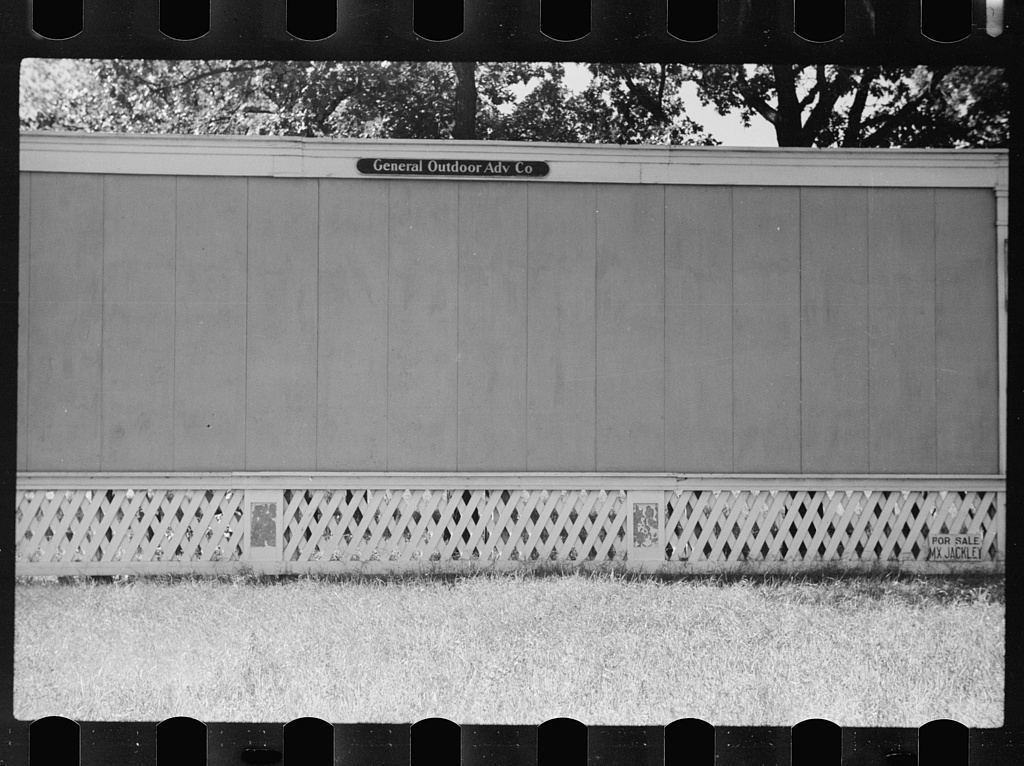
#> input picture Images/fsa1997004891.PP_large.jpg, 1024 x 766 px
$ python removeborders.py Images/fsa1997004891.PP_large.jpg 3 3   (older library calls are emulated)
#> lines starting #> are read from the running program, lines starting #| are printed output that depends on the picture; after the words box and inside, x2 and y2 are one past the last pixel; in counts of white or black regions, pixels touching at a corner belong together; long printed decimals are rounded
import sys
import cv2 as cv
import numpy as np


def cv_size(img):
    return tuple(img.shape[1::-1])

def contourImage(img):
    return cv.findContours(img, cv.RETR_LIST, cv.CHAIN_APPROX_SIMPLE)

# [4 lines left out: function thresh, not called in this run]

def findBiggestArc(contours, img):
    maxArea = 0
    maxIndex = -1
    maxLen = 0
    currentIndex = 0
    for contour in contours:
        if (cv.isContourConvex(contour)):
            epsilon = 0.1 * cv.arcLength(contour, True)
            approx = cv.approxPolyDP(contour, epsilon, True)
            if (len(approx) == 4):
                (x, y, w, h) = cv.boundingRect(approx)

                rectArea = cv.contourArea(contour)
                maxArea = rectArea if (rectArea > maxArea) else maxArea
                maxIndex = currentIndex if (rectArea > maxArea) else maxIndex
        else:
            length = cv.arcLength(contour, False)
            if (length > maxLen):
                maxLen = length
                maxIndex = currentIndex
            #maxIndex = currentIndex if (length > maxLen) else maxIndex
        currentIndex += 1

    return (maxIndex, maxLen)
imagepath = sys.argv[1]

# time to remove the border
img = cv.imread(imagepath)
#> img is the input picture: shape (766, 1024, 3); min 0, max 255, mean 124.8
level1 = int(sys.argv[2])
level2 = int(sys.argv[3])
img = cv.GaussianBlur(img, (level1,level1), level2, level2)
cv.imshow("blur", img)

cvted = cv.cvtColor(img, cv.COLOR_BGR2HSV)
#> cvted: shape (766, 1024, 3); mean H, S, V 0, 0, 124.8
seperated = cv.split(cvted)
hue = seperated[0]
#> hue: shape (766, 1024); every value is 0
edges = cv.Canny(seperated[2], 0, 25)
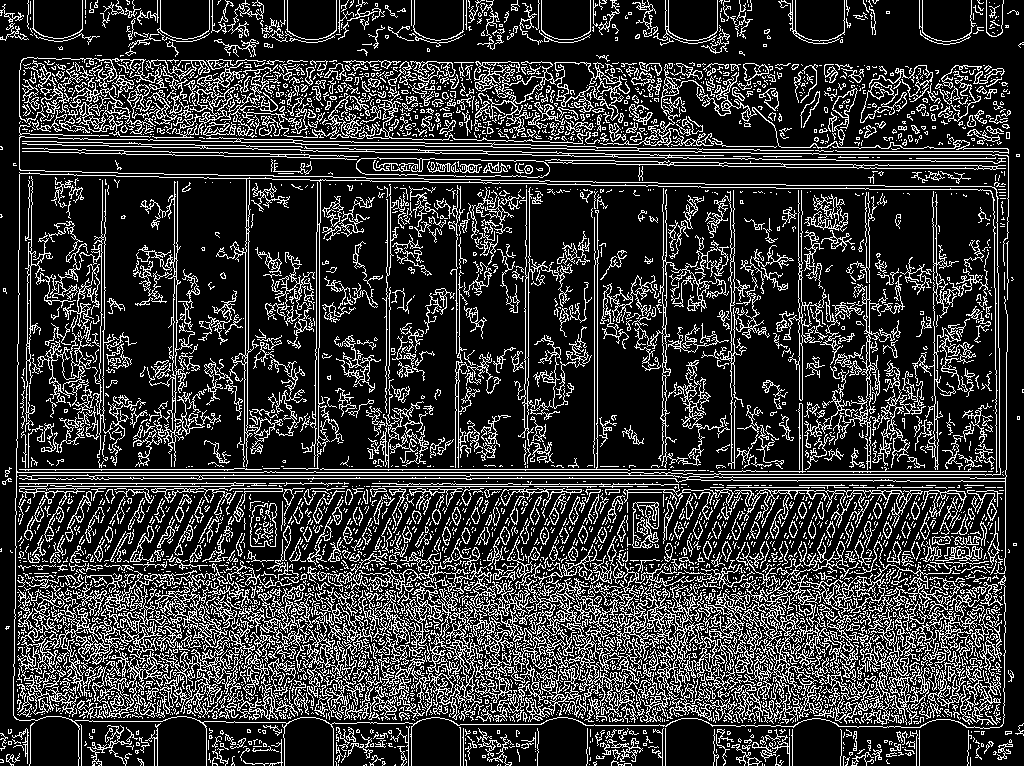
#> edges: shape (766, 1024); 21.1% white in thin lines or dots
cv.imshow("edges",edges)


_, contours, hierarchy = cv.findContours(edges,cv.RETR_TREE,cv.CHAIN_APPROX_SIMPLE)
#> contours = 7174 contours, 6062 with area under 20; largest, box (x1, y1, x2, y2) and area: (512, 557, 737, 723) 9842, (13, 121, 1009, 766) 5532, (841, 540, 982, 725) 3930, (397, 586, 483, 721) 3549, (49, 570, 230, 702) 3534
areas = [cv.contourArea(c) for c in contours]
#> areas = 7174 values, max 9841.5 at index 2745, min 0 at index 0, mean 23.29
max_index = np.argmax(areas)
#> max_index = 2745
cnt=contours[max_index]
#> cnt = contour of 3919 points, box (x1, y1, x2, y2) (512, 557, 737, 723), area 9842

print("largest area: " + str(areas[max_index]))
#| largest area: 9841.5

index, len = findBiggestArc(contours, img)
#> the loop in findBiggestArc, `for contour in contours:` made 7174 passes
#> (contour, length, maxLen, maxIndex) on passes 1, 4: ([[764, 764], [764, 765]], 1, 1, 0), ([[498, 764], [497, 765]], 1.41, 1.41, 3)
#> after the loop in findBiggestArc, `for contour in contours:`: currentIndex = 7174; maxIndex = 5738; maxLen = 19461.6
#> index = 5738; len = 19461.6
print("largest len: " + str(len))
#| largest len: 19461.641
#contourMask = cv.zeros(cv_size(img), cv.8UC1)
cv.drawContours(img, contours, index, (0,255,0), 3)
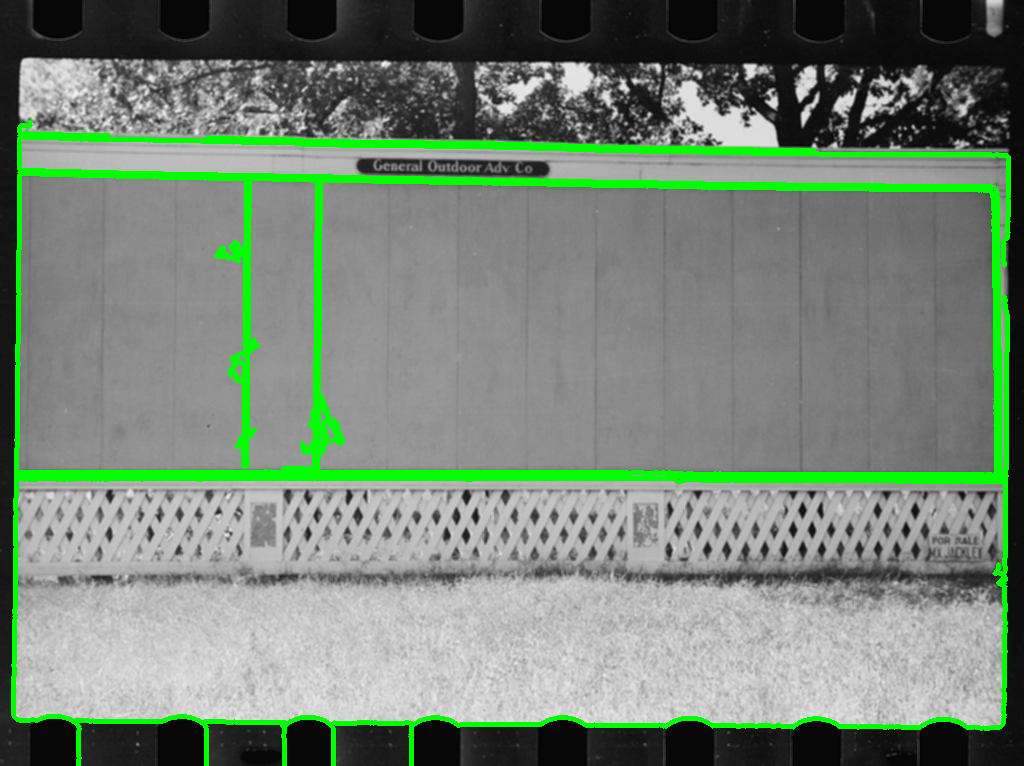
#> img: shape (766, 1024, 3); mean B, G, R 117.4, 132.6, 117.4
cv.imshow("done", img)
cv.waitKey(0)

'''
mask = np.zeros_like(img) # Create mask where white is what we want, black otherwise
cv.drawContours(mask, contours, max_index, 255, -1) # Draw filled contour in mask
out = np.zeros_like(img) # Extract out the object and place into output image
out[mask == 255] = img[mask == 255]

# Show the output image
cv.imshow('Output', out)
cv.imshow('Original', img)
cv.waitKey(0)
cv.destroyAllWindows()
'''

$ run again, on Images/fsa1997004913.PP_large.jpg
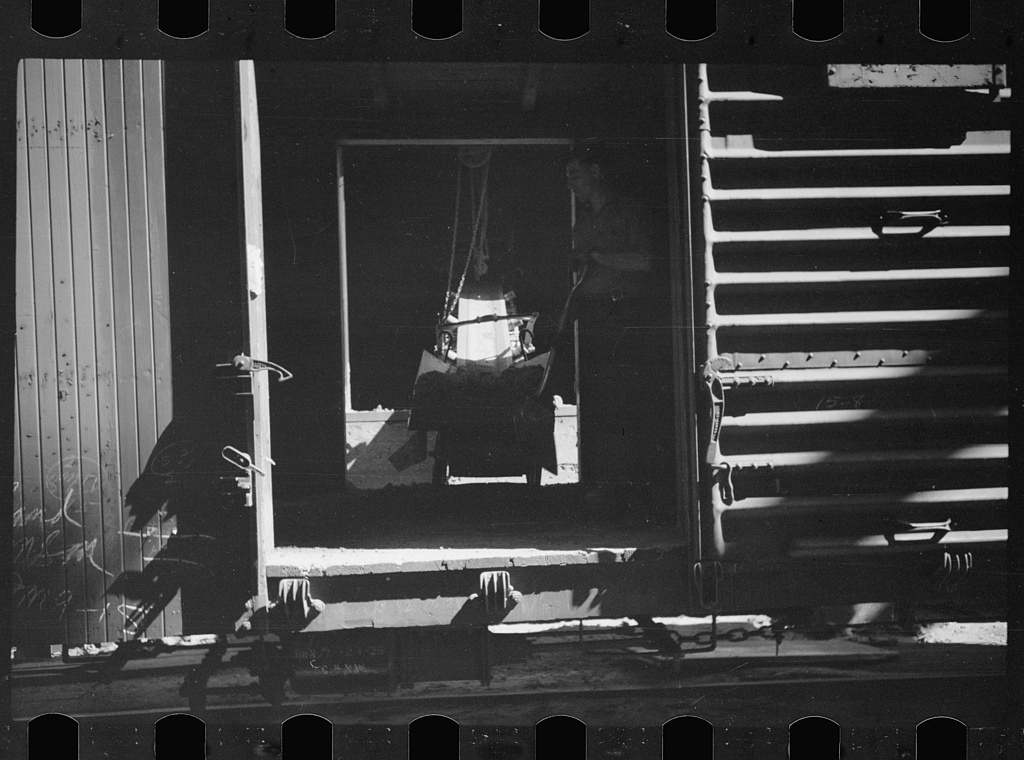
#> input picture Images/fsa1997004913.PP_large.jpg, 1024 x 760 px
#> img is the input picture: shape (760, 1024, 3); min 0, max 255, mean 62.7
#> cvted: shape (760, 1024, 3); mean H, S, V 0, 0, 62.7
#> hue: shape (760, 1024); every value is 0
#> `edges = cv.Canny(seperated[2], 0, 25)`:
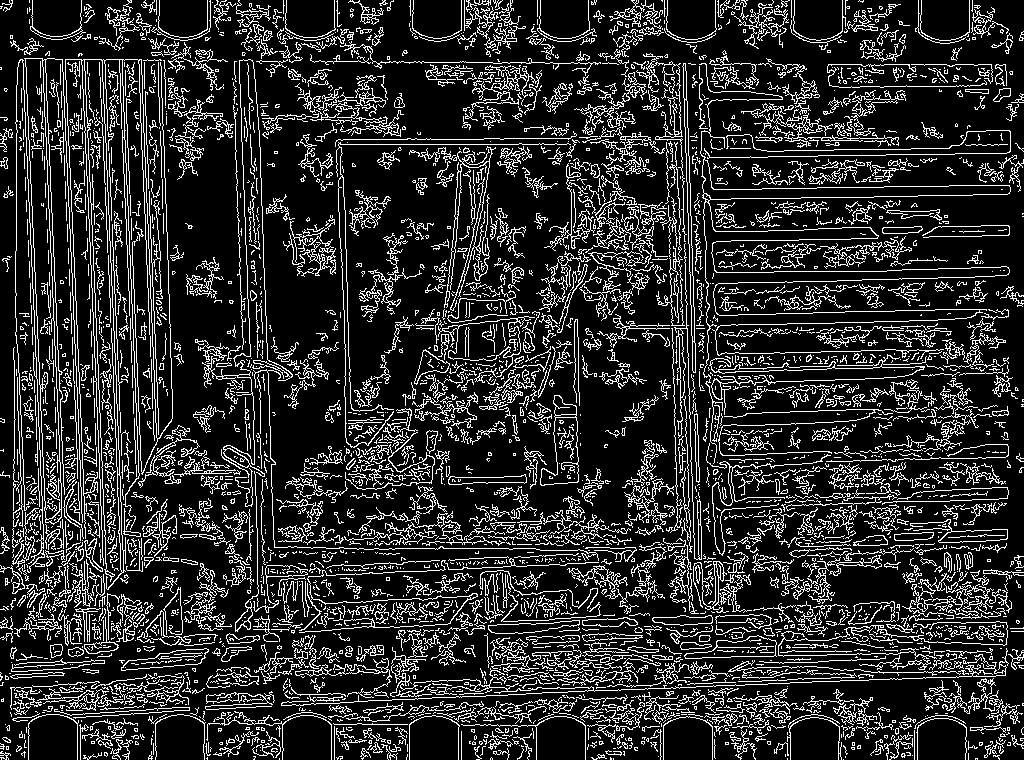
#> edges: shape (760, 1024); 17.4% white in thin lines or dots
#> contours = 4984 contours, 4310 with area under 20; largest, box (x1, y1, x2, y2) and area: (24, 58, 83, 525) 7830, (25, 58, 62, 520) 7572, (699, 63, 1011, 464) 3264, (702, 159, 1011, 200) 3102, (438, 316, 535, 383) 2330
#> areas = 4984 values, max 7829.5 at index 4551, min 0 at index 0, mean 20.77
#> max_index = 4551
#> cnt = contour of 315 points, box (x1, y1, x2, y2) (24, 58, 83, 525), area 7830
#| largest area: 7829.5
#> the loop in findBiggestArc, `for contour in contours:` made 4984 passes
#> (length, maxLen, maxIndex) on passes 2, 7, 11, 16, 28, 33, 40, 70: (4.83, 4.83, 1), (8.24, 8.24, 6), (21.73, 21.73, 10), (41.04, 41.04, 15), (64.01, 64.01, 27), (67.18, 67.18, 32), (76.6, 76.6, 39), (97.98, 97.98, 69)
#> after the loop in findBiggestArc, `for contour in contours:`: currentIndex = 4984; maxIndex = 4532; maxLen = 9320.2
#> index = 4532; len = 9320.2
#| largest len: 9320.209
#> `cv.drawContours(img, contours, index, (0,255,0), 3)`:
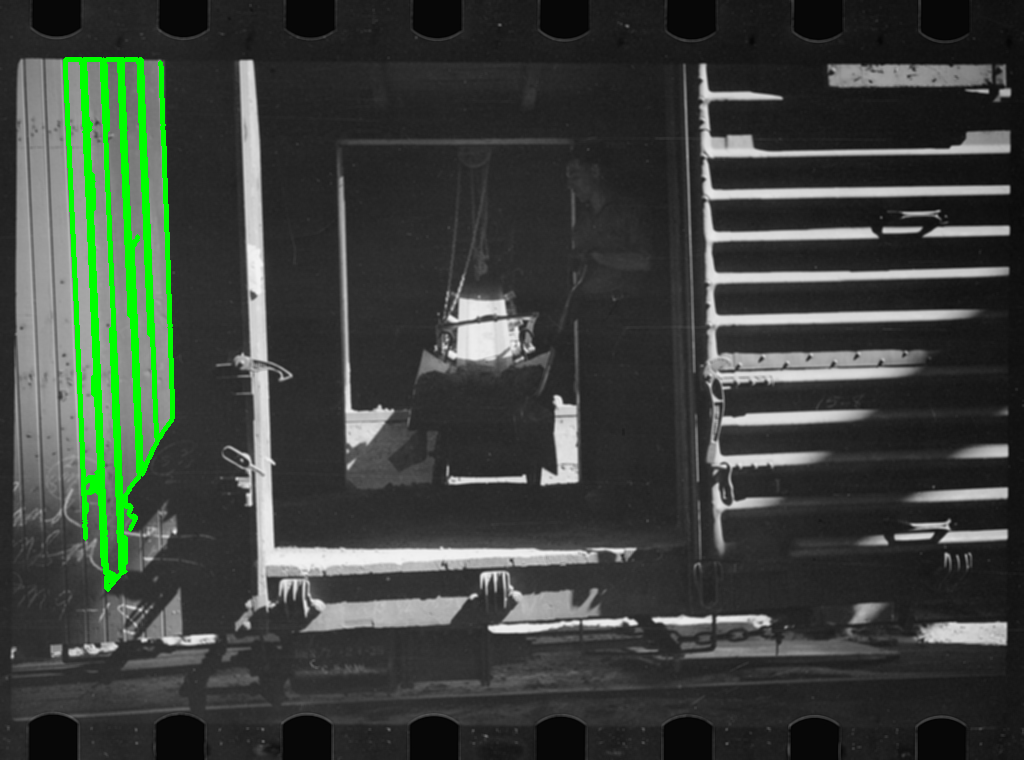
#> img: shape (760, 1024, 3); mean B, G, R 59.6, 65.9, 59.6

$ run again, on Images/fsa1997004939.PP_large.jpg
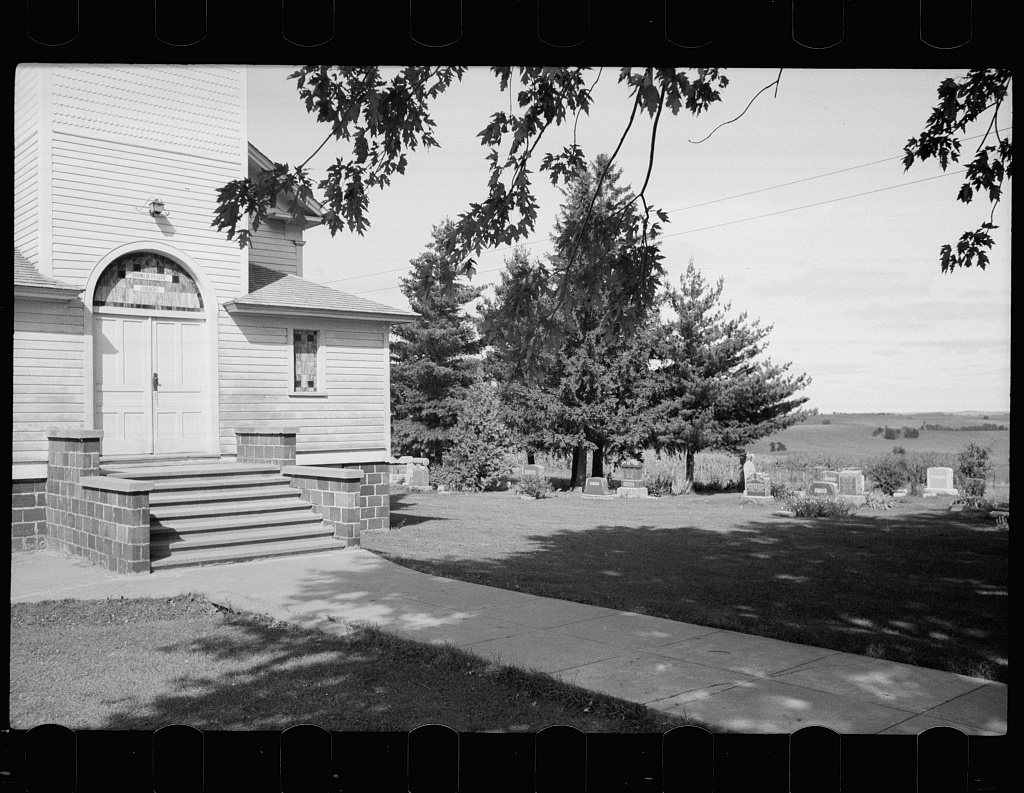
#> input picture Images/fsa1997004939.PP_large.jpg, 1024 x 793 px
#> img is the input picture: shape (793, 1024, 3); min 0, max 255, mean 118.5
#> cvted: shape (793, 1024, 3); mean H, S, V 0, 0, 118.5
#> hue: shape (793, 1024); every value is 0
#> `edges = cv.Canny(seperated[2], 0, 25)`:
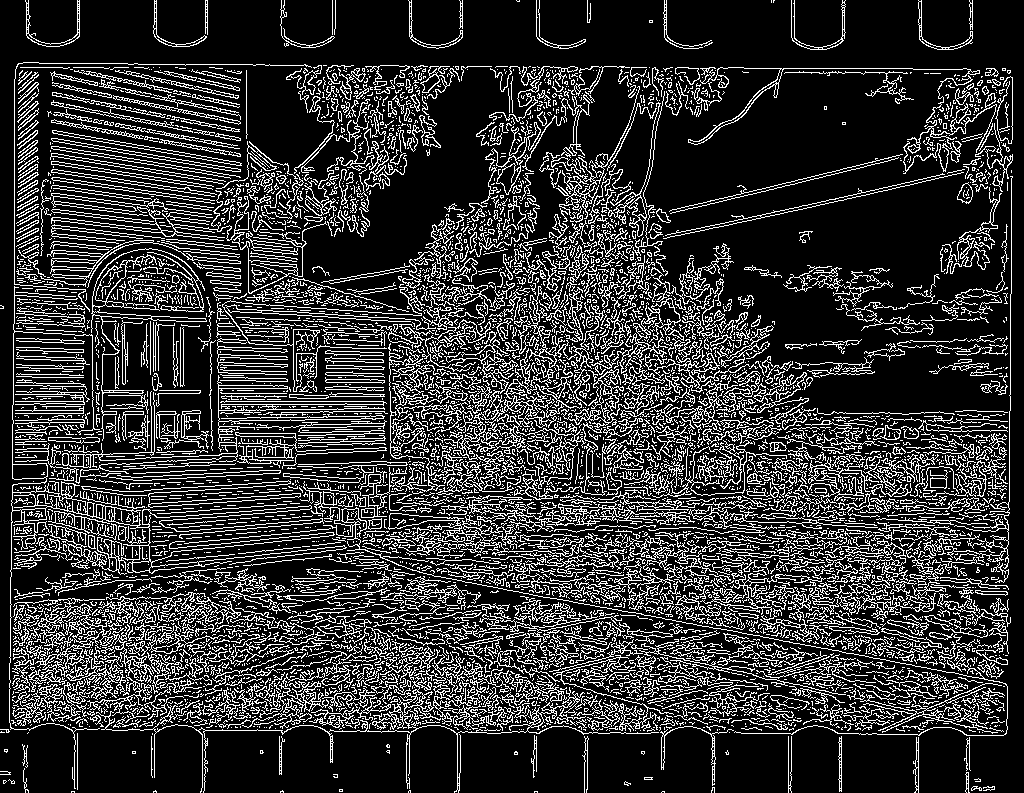
#> edges: shape (793, 1024); 20.4% white in thin lines or dots
#> contours = 7672 contours, 6703 with area under 20; largest, box (x1, y1, x2, y2) and area: (9, 286, 347, 789) 7107, (28, 506, 150, 570) 3010, (653, 440, 787, 496) 2348, (436, 348, 586, 495) 2247, (690, 446, 745, 496) 2018
#> areas = 7672 values, max 7107 at index 5688, min 0 at index 88, mean 16.91
#> max_index = 5688
#> cnt = contour of 1501 points, box (x1, y1, x2, y2) (9, 286, 347, 789), area 7107
#| largest area: 7107.0
#> the loop in findBiggestArc, `for contour in contours:` made 7672 passes
#> (length, maxLen, maxIndex) on passes 1, 4, 9, 10, 30, 48, 50, 52: (6.24, 6.24, 0), (9.24, 9.24, 3), (21.66, 21.66, 8), (54.21, 54.21, 9), (71.04, 71.04, 29), (97.43, 97.43, 47), (108.8, 108.8, 49), (145.7, 145.7, 51)
#> after the loop in findBiggestArc, `for contour in contours:`: currentIndex = 7672; maxIndex = 5688; maxLen = 5919.3
#> index = 5688; len = 5919.3
#| largest len: 5919.295
#> `cv.drawContours(img, contours, index, (0,255,0), 3)`:
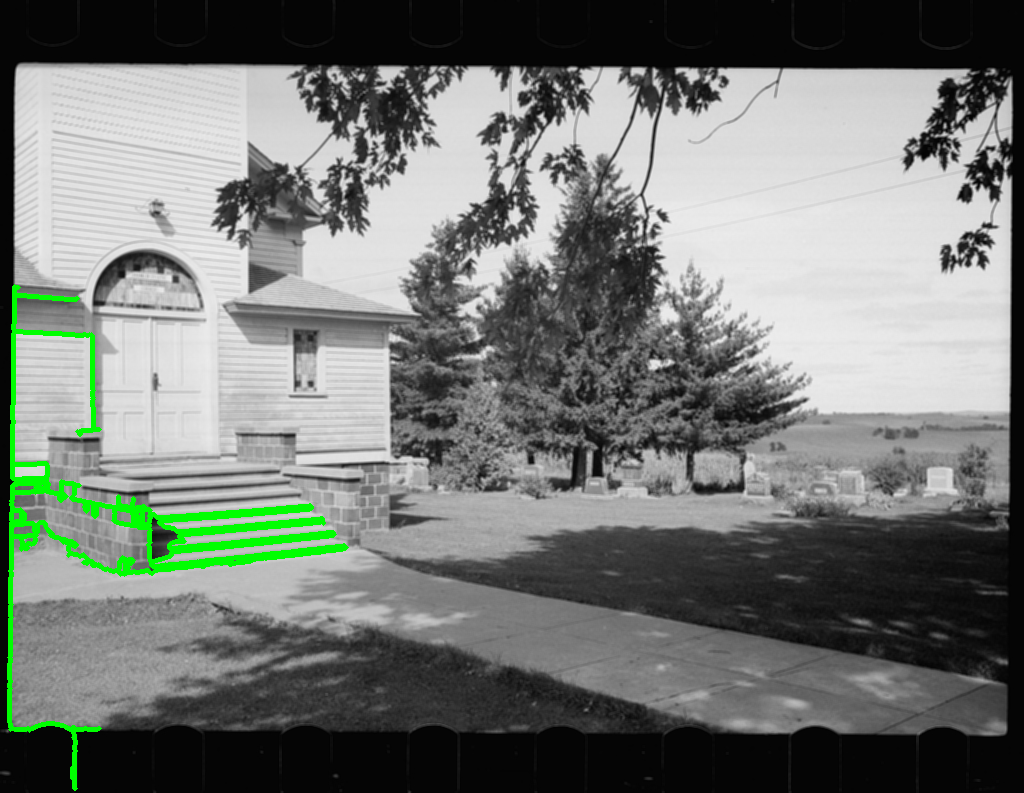
#> img: shape (793, 1024, 3); mean B, G, R 116.3, 120.7, 116.3
